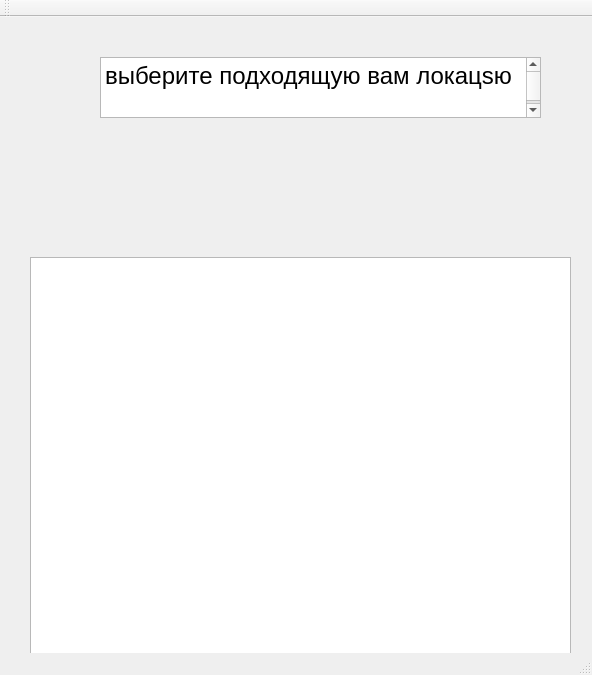
<?xml version="1.0" encoding="UTF-8"?>
<ui version="4.0">
 <class>MainWindow</class>
 <widget class="QMainWindow" name="MainWindow">
  <property name="geometry">
   <rect>
    <x>0</x>
    <y>0</y>
    <width>592</width>
    <height>675</height>
   </rect>
  </property>
  <property name="windowTitle">
   <string>MainWindow</string>
  </property>
  <widget class="QWidget" name="centralwidget">
   <widget class="QGraphicsView" name="Map">
    <property name="geometry">
     <rect>
      <x>30</x>
      <y>240</y>
      <width>541</width>
      <height>411</height>
     </rect>
    </property>
    <property name="frameShape">
     <enum>QFrame::StyledPanel</enum>
    </property>
   </widget>
   <widget class="QTextBrowser" name="textBrowser">
    <property name="geometry">
     <rect>
      <x>100</x>
      <y>40</y>
      <width>441</width>
      <height>61</height>
     </rect>
    </property>
    <property name="html">
     <string>&lt;!DOCTYPE HTML PUBLIC &quot;-//W3C//DTD HTML 4.0//EN&quot; &quot;http://www.w3.org/TR/REC-html40/strict.dtd&quot;&gt;
&lt;html&gt;&lt;head&gt;&lt;meta name=&quot;qrichtext&quot; content=&quot;1&quot; /&gt;&lt;style type=&quot;text/css&quot;&gt;
p, li { white-space: pre-wrap; }
&lt;/style&gt;&lt;/head&gt;&lt;body style=&quot; font-family:'MS Shell Dlg 2'; font-size:8.25pt; font-weight:400; font-style:normal;&quot;&gt;
&lt;p style=&quot; margin-top:0px; margin-bottom:0px; margin-left:0px; margin-right:0px; -qt-block-indent:0; text-indent:0px;&quot;&gt;&lt;span style=&quot; font-size:18pt;&quot;&gt;выберите подходящую вам локацsю&lt;/span&gt;&lt;/p&gt;
&lt;p style=&quot;-qt-paragraph-type:empty; margin-top:0px; margin-bottom:0px; margin-left:0px; margin-right:0px; -qt-block-indent:0; text-indent:0px; font-size:18pt;&quot;&gt;&lt;br /&gt;&lt;/p&gt;&lt;/body&gt;&lt;/html&gt;</string>
    </property>
   </widget>
  </widget>
  <widget class="QStatusBar" name="statusbar"/>
  <widget class="QToolBar" name="toolBar">
   <property name="windowTitle">
    <string>toolBar</string>
   </property>
   <attribute name="toolBarArea">
    <enum>TopToolBarArea</enum>
   </attribute>
   <attribute name="toolBarBreak">
    <bool>false</bool>
   </attribute>
  </widget>
 </widget>
 <resources/>
 <connections/>
</ui>
